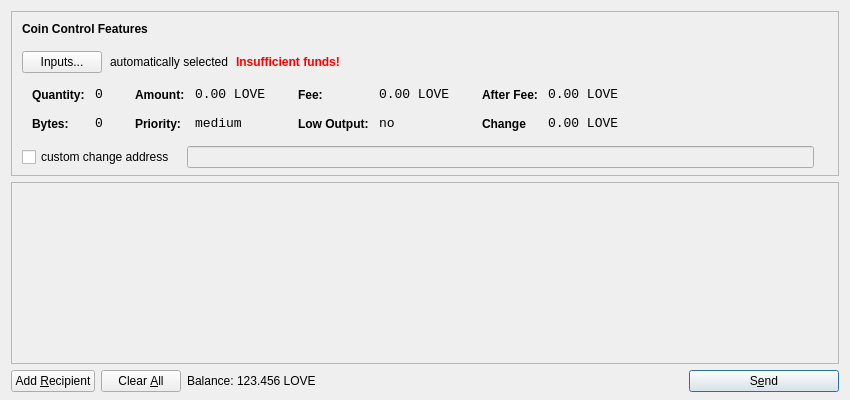
<?xml version="1.0" encoding="UTF-8"?>
<ui version="4.0">
 <class>SendCoinsDialog</class>
 <widget class="QDialog" name="SendCoinsDialog">
  <property name="geometry">
   <rect>
    <x>0</x>
    <y>0</y>
    <width>850</width>
    <height>400</height>
   </rect>
  </property>
  <property name="windowTitle">
   <string>Send Coins</string>
  </property>
  <layout class="QVBoxLayout" name="verticalLayout" stretch="0,1,0">
   <property name="bottomMargin">
    <number>8</number>
   </property>
   <item>
    <widget class="QFrame" name="frameCoinControl">
     <property name="sizePolicy">
      <sizepolicy hsizetype="Expanding" vsizetype="Expanding">
       <horstretch>0</horstretch>
       <verstretch>0</verstretch>
      </sizepolicy>
     </property>
     <property name="maximumSize">
      <size>
       <width>16777215</width>
       <height>16777215</height>
      </size>
     </property>
     <property name="frameShape">
      <enum>QFrame::StyledPanel</enum>
     </property>
     <property name="frameShadow">
      <enum>QFrame::Sunken</enum>
     </property>
     <layout class="QVBoxLayout" name="verticalLayoutCoinControl2">
      <property name="spacing">
       <number>-1</number>
      </property>
      <property name="leftMargin">
       <number>0</number>
      </property>
      <property name="topMargin">
       <number>0</number>
      </property>
      <property name="rightMargin">
       <number>0</number>
      </property>
      <property name="bottomMargin">
       <number>6</number>
      </property>
      <item>
       <layout class="QVBoxLayout" name="verticalLayoutCoinControl" stretch="0,0,0,0,1">
        <property name="spacing">
         <number>0</number>
        </property>
        <property name="leftMargin">
         <number>10</number>
        </property>
        <property name="topMargin">
         <number>10</number>
        </property>
        <item>
         <layout class="QHBoxLayout" name="horizontalLayoutCoinControl1">
          <property name="bottomMargin">
           <number>15</number>
          </property>
          <item>
           <widget class="QLabel" name="labelCoinControlFeatures">
            <property name="sizePolicy">
             <sizepolicy hsizetype="Preferred" vsizetype="Maximum">
              <horstretch>0</horstretch>
              <verstretch>0</verstretch>
             </sizepolicy>
            </property>
            <property name="font">
             <font>
              <weight>75</weight>
              <bold>true</bold>
             </font>
            </property>
            <property name="styleSheet">
             <string notr="true">font-weight:bold;</string>
            </property>
            <property name="text">
             <string>Coin Control Features</string>
            </property>
           </widget>
          </item>
         </layout>
        </item>
        <item>
         <layout class="QHBoxLayout" name="horizontalLayoutCoinControl2" stretch="0,0,0,0">
          <property name="spacing">
           <number>8</number>
          </property>
          <property name="bottomMargin">
           <number>10</number>
          </property>
          <item>
           <widget class="QPushButton" name="pushButtonCoinControl">
            <property name="styleSheet">
             <string notr="true"/>
            </property>
            <property name="text">
             <string>Inputs...</string>
            </property>
           </widget>
          </item>
          <item>
           <widget class="QLabel" name="labelCoinControlAutomaticallySelected">
            <property name="text">
             <string>automatically selected</string>
            </property>
            <property name="margin">
             <number>5</number>
            </property>
           </widget>
          </item>
          <item>
           <widget class="QLabel" name="labelCoinControlInsuffFunds">
            <property name="font">
             <font>
              <weight>75</weight>
              <bold>true</bold>
             </font>
            </property>
            <property name="styleSheet">
             <string notr="true">color:red;font-weight:bold;</string>
            </property>
            <property name="text">
             <string>Insufficient funds!</string>
            </property>
            <property name="margin">
             <number>5</number>
            </property>
           </widget>
          </item>
          <item>
           <spacer name="horizontalSpacerCoinControl">
            <property name="orientation">
             <enum>Qt::Horizontal</enum>
            </property>
            <property name="sizeHint" stdset="0">
             <size>
              <width>40</width>
              <height>1</height>
             </size>
            </property>
           </spacer>
          </item>
         </layout>
        </item>
        <item>
         <widget class="QWidget" name="widgetCoinControl" native="true">
          <property name="sizePolicy">
           <sizepolicy hsizetype="Preferred" vsizetype="Preferred">
            <horstretch>0</horstretch>
            <verstretch>0</verstretch>
           </sizepolicy>
          </property>
          <property name="minimumSize">
           <size>
            <width>0</width>
            <height>0</height>
           </size>
          </property>
          <property name="styleSheet">
           <string notr="true"/>
          </property>
          <layout class="QHBoxLayout" name="horizontalLayoutCoinControl5">
           <property name="margin">
            <number>0</number>
           </property>
           <item>
            <layout class="QHBoxLayout" name="horizontalLayoutCoinControl3" stretch="0,0,0,1">
             <property name="spacing">
              <number>20</number>
             </property>
             <property name="topMargin">
              <number>0</number>
             </property>
             <property name="bottomMargin">
              <number>10</number>
             </property>
             <item>
              <layout class="QFormLayout" name="formLayoutCoinControl1">
               <property name="horizontalSpacing">
                <number>10</number>
               </property>
               <property name="verticalSpacing">
                <number>14</number>
               </property>
               <property name="leftMargin">
                <number>10</number>
               </property>
               <property name="topMargin">
                <number>4</number>
               </property>
               <property name="rightMargin">
                <number>6</number>
               </property>
               <item row="0" column="0">
                <widget class="QLabel" name="labelCoinControlQuantityText">
                 <property name="styleSheet">
                  <string notr="true">font-weight:bold;</string>
                 </property>
                 <property name="text">
                  <string>Quantity:</string>
                 </property>
                 <property name="margin">
                  <number>0</number>
                 </property>
                </widget>
               </item>
               <item row="0" column="1">
                <widget class="QLabel" name="labelCoinControlQuantity">
                 <property name="font">
                  <font>
                   <family>Monospace</family>
                   <pointsize>10</pointsize>
                  </font>
                 </property>
                 <property name="cursor">
                  <cursorShape>IBeamCursor</cursorShape>
                 </property>
                 <property name="contextMenuPolicy">
                  <enum>Qt::ActionsContextMenu</enum>
                 </property>
                 <property name="text">
                  <string>0</string>
                 </property>
                 <property name="margin">
                  <number>0</number>
                 </property>
                 <property name="textInteractionFlags">
                  <set>Qt::LinksAccessibleByMouse|Qt::TextSelectableByKeyboard|Qt::TextSelectableByMouse</set>
                 </property>
                </widget>
               </item>
               <item row="1" column="0">
                <widget class="QLabel" name="labelCoinControlBytesText">
                 <property name="styleSheet">
                  <string notr="true">font-weight:bold;</string>
                 </property>
                 <property name="text">
                  <string>Bytes:</string>
                 </property>
                </widget>
               </item>
               <item row="1" column="1">
                <widget class="QLabel" name="labelCoinControlBytes">
                 <property name="font">
                  <font>
                   <family>Monospace</family>
                   <pointsize>10</pointsize>
                  </font>
                 </property>
                 <property name="cursor">
                  <cursorShape>IBeamCursor</cursorShape>
                 </property>
                 <property name="contextMenuPolicy">
                  <enum>Qt::ActionsContextMenu</enum>
                 </property>
                 <property name="text">
                  <string>0</string>
                 </property>
                 <property name="textInteractionFlags">
                  <set>Qt::LinksAccessibleByMouse|Qt::TextSelectableByKeyboard|Qt::TextSelectableByMouse</set>
                 </property>
                </widget>
               </item>
              </layout>
             </item>
             <item>
              <layout class="QFormLayout" name="formLayoutCoinControl2">
               <property name="horizontalSpacing">
                <number>10</number>
               </property>
               <property name="verticalSpacing">
                <number>14</number>
               </property>
               <property name="leftMargin">
                <number>6</number>
               </property>
               <property name="topMargin">
                <number>4</number>
               </property>
               <property name="rightMargin">
                <number>6</number>
               </property>
               <item row="0" column="0">
                <widget class="QLabel" name="labelCoinControlAmountText">
                 <property name="styleSheet">
                  <string notr="true">font-weight:bold;</string>
                 </property>
                 <property name="text">
                  <string>Amount:</string>
                 </property>
                 <property name="margin">
                  <number>0</number>
                 </property>
                </widget>
               </item>
               <item row="0" column="1">
                <widget class="QLabel" name="labelCoinControlAmount">
                 <property name="font">
                  <font>
                   <family>Monospace</family>
                   <pointsize>10</pointsize>
                  </font>
                 </property>
                 <property name="cursor">
                  <cursorShape>IBeamCursor</cursorShape>
                 </property>
                 <property name="contextMenuPolicy">
                  <enum>Qt::ActionsContextMenu</enum>
                 </property>
                 <property name="text">
                  <string>0.00 LOVE</string>
                 </property>
                 <property name="textInteractionFlags">
                  <set>Qt::LinksAccessibleByMouse|Qt::TextSelectableByKeyboard|Qt::TextSelectableByMouse</set>
                 </property>
                </widget>
               </item>
               <item row="1" column="0">
                <widget class="QLabel" name="labelCoinControlPriorityText">
                 <property name="styleSheet">
                  <string notr="true">font-weight:bold;</string>
                 </property>
                 <property name="text">
                  <string>Priority:</string>
                 </property>
                </widget>
               </item>
               <item row="1" column="1">
                <widget class="QLabel" name="labelCoinControlPriority">
                 <property name="font">
                  <font>
                   <family>Monospace</family>
                   <pointsize>10</pointsize>
                  </font>
                 </property>
                 <property name="cursor">
                  <cursorShape>IBeamCursor</cursorShape>
                 </property>
                 <property name="contextMenuPolicy">
                  <enum>Qt::ActionsContextMenu</enum>
                 </property>
                 <property name="text">
                  <string>medium</string>
                 </property>
                 <property name="textInteractionFlags">
                  <set>Qt::LinksAccessibleByMouse|Qt::TextSelectableByKeyboard|Qt::TextSelectableByMouse</set>
                 </property>
                </widget>
               </item>
              </layout>
             </item>
             <item>
              <layout class="QFormLayout" name="formLayoutCoinControl3">
               <property name="horizontalSpacing">
                <number>10</number>
               </property>
               <property name="verticalSpacing">
                <number>14</number>
               </property>
               <property name="leftMargin">
                <number>6</number>
               </property>
               <property name="topMargin">
                <number>4</number>
               </property>
               <property name="rightMargin">
                <number>6</number>
               </property>
               <item row="0" column="0">
                <widget class="QLabel" name="labelCoinControlFeeText">
                 <property name="styleSheet">
                  <string notr="true">font-weight:bold;</string>
                 </property>
                 <property name="text">
                  <string>Fee:</string>
                 </property>
                 <property name="margin">
                  <number>0</number>
                 </property>
                </widget>
               </item>
               <item row="0" column="1">
                <widget class="QLabel" name="labelCoinControlFee">
                 <property name="font">
                  <font>
                   <family>Monospace</family>
                   <pointsize>10</pointsize>
                  </font>
                 </property>
                 <property name="cursor">
                  <cursorShape>IBeamCursor</cursorShape>
                 </property>
                 <property name="contextMenuPolicy">
                  <enum>Qt::ActionsContextMenu</enum>
                 </property>
                 <property name="text">
                  <string>0.00 LOVE</string>
                 </property>
                 <property name="textInteractionFlags">
                  <set>Qt::LinksAccessibleByMouse|Qt::TextSelectableByKeyboard|Qt::TextSelectableByMouse</set>
                 </property>
                </widget>
               </item>
               <item row="1" column="0">
                <widget class="QLabel" name="labelCoinControlLowOutputText">
                 <property name="styleSheet">
                  <string notr="true">font-weight:bold;</string>
                 </property>
                 <property name="text">
                  <string>Low Output:</string>
                 </property>
                </widget>
               </item>
               <item row="1" column="1">
                <widget class="QLabel" name="labelCoinControlLowOutput">
                 <property name="font">
                  <font>
                   <family>Monospace</family>
                   <pointsize>10</pointsize>
                  </font>
                 </property>
                 <property name="cursor">
                  <cursorShape>IBeamCursor</cursorShape>
                 </property>
                 <property name="contextMenuPolicy">
                  <enum>Qt::ActionsContextMenu</enum>
                 </property>
                 <property name="text">
                  <string>no</string>
                 </property>
                 <property name="textInteractionFlags">
                  <set>Qt::LinksAccessibleByMouse|Qt::TextSelectableByKeyboard|Qt::TextSelectableByMouse</set>
                 </property>
                </widget>
               </item>
              </layout>
             </item>
             <item>
              <layout class="QFormLayout" name="formLayoutCoinControl4">
               <property name="horizontalSpacing">
                <number>10</number>
               </property>
               <property name="verticalSpacing">
                <number>14</number>
               </property>
               <property name="leftMargin">
                <number>6</number>
               </property>
               <property name="topMargin">
                <number>4</number>
               </property>
               <property name="rightMargin">
                <number>6</number>
               </property>
               <item row="0" column="0">
                <widget class="QLabel" name="labelCoinControlAfterFeeText">
                 <property name="styleSheet">
                  <string notr="true">font-weight:bold;</string>
                 </property>
                 <property name="text">
                  <string>After Fee:</string>
                 </property>
                 <property name="margin">
                  <number>0</number>
                 </property>
                </widget>
               </item>
               <item row="0" column="1">
                <widget class="QLabel" name="labelCoinControlAfterFee">
                 <property name="font">
                  <font>
                   <family>Monospace</family>
                   <pointsize>10</pointsize>
                  </font>
                 </property>
                 <property name="cursor">
                  <cursorShape>IBeamCursor</cursorShape>
                 </property>
                 <property name="contextMenuPolicy">
                  <enum>Qt::ActionsContextMenu</enum>
                 </property>
                 <property name="text">
                  <string>0.00 LOVE</string>
                 </property>
                 <property name="textInteractionFlags">
                  <set>Qt::LinksAccessibleByMouse|Qt::TextSelectableByKeyboard|Qt::TextSelectableByMouse</set>
                 </property>
                </widget>
               </item>
               <item row="1" column="0">
                <widget class="QLabel" name="labelCoinControlChangeText">
                 <property name="styleSheet">
                  <string notr="true">font-weight:bold;</string>
                 </property>
                 <property name="text">
                  <string>Change</string>
                 </property>
                </widget>
               </item>
               <item row="1" column="1">
                <widget class="QLabel" name="labelCoinControlChange">
                 <property name="font">
                  <font>
                   <family>Monospace</family>
                   <pointsize>10</pointsize>
                  </font>
                 </property>
                 <property name="cursor">
                  <cursorShape>IBeamCursor</cursorShape>
                 </property>
                 <property name="contextMenuPolicy">
                  <enum>Qt::ActionsContextMenu</enum>
                 </property>
                 <property name="text">
                  <string>0.00 LOVE</string>
                 </property>
                 <property name="textInteractionFlags">
                  <set>Qt::LinksAccessibleByMouse|Qt::TextSelectableByKeyboard|Qt::TextSelectableByMouse</set>
                 </property>
                </widget>
               </item>
              </layout>
             </item>
            </layout>
           </item>
          </layout>
         </widget>
        </item>
        <item>
         <layout class="QHBoxLayout" name="horizontalLayoutCoinControl4" stretch="0,0,0">
          <property name="spacing">
           <number>12</number>
          </property>
          <property name="sizeConstraint">
           <enum>QLayout::SetDefaultConstraint</enum>
          </property>
          <property name="topMargin">
           <number>5</number>
          </property>
          <property name="rightMargin">
           <number>5</number>
          </property>
          <item>
           <widget class="QCheckBox" name="checkBoxCoinControlChange">
            <property name="text">
             <string>custom change address</string>
            </property>
           </widget>
          </item>
          <item>
           <widget class="QLineEdit" name="lineEditCoinControlChange">
            <property name="enabled">
             <bool>false</bool>
            </property>
            <property name="sizePolicy">
             <sizepolicy hsizetype="Expanding" vsizetype="Fixed">
              <horstretch>0</horstretch>
              <verstretch>0</verstretch>
             </sizepolicy>
            </property>
           </widget>
          </item>
          <item>
           <widget class="QLabel" name="labelCoinControlChangeLabel">
            <property name="sizePolicy">
             <sizepolicy hsizetype="Preferred" vsizetype="Expanding">
              <horstretch>0</horstretch>
              <verstretch>0</verstretch>
             </sizepolicy>
            </property>
            <property name="minimumSize">
             <size>
              <width>0</width>
              <height>0</height>
             </size>
            </property>
            <property name="text">
             <string/>
            </property>
            <property name="margin">
             <number>3</number>
            </property>
           </widget>
          </item>
         </layout>
        </item>
        <item>
         <spacer name="verticalSpacerCoinControl">
          <property name="orientation">
           <enum>Qt::Vertical</enum>
          </property>
          <property name="sizeHint" stdset="0">
           <size>
            <width>800</width>
            <height>1</height>
           </size>
          </property>
         </spacer>
        </item>
       </layout>
      </item>
     </layout>
    </widget>
   </item>
   <item>
    <widget class="QScrollArea" name="scrollArea">
     <property name="widgetResizable">
      <bool>true</bool>
     </property>
     <widget class="QWidget" name="scrollAreaWidgetContents">
      <property name="geometry">
       <rect>
        <x>0</x>
        <y>0</y>
        <width>830</width>
        <height>165</height>
       </rect>
      </property>
      <layout class="QVBoxLayout" name="verticalLayout_2">
       <property name="margin">
        <number>0</number>
       </property>
       <item>
        <layout class="QVBoxLayout" name="entries">
         <property name="spacing">
          <number>6</number>
         </property>
        </layout>
       </item>
       <item>
        <spacer name="verticalSpacer">
         <property name="orientation">
          <enum>Qt::Vertical</enum>
         </property>
         <property name="sizeHint" stdset="0">
          <size>
           <width>20</width>
           <height>40</height>
          </size>
         </property>
        </spacer>
       </item>
      </layout>
     </widget>
    </widget>
   </item>
   <item>
    <layout class="QHBoxLayout" name="horizontalLayout">
     <item>
      <widget class="QPushButton" name="addButton">
       <property name="toolTip">
        <string>Send to multiple recipients at once</string>
       </property>
       <property name="text">
        <string>Add &amp;Recipient</string>
       </property>
       <property name="icon">
        <iconset resource="../bitcoin.qrc">
         <normaloff>:/icons/add</normaloff>:/icons/add</iconset>
       </property>
       <property name="autoDefault">
        <bool>false</bool>
       </property>
      </widget>
     </item>
     <item>
      <widget class="QPushButton" name="clearButton">
       <property name="sizePolicy">
        <sizepolicy hsizetype="Minimum" vsizetype="Fixed">
         <horstretch>0</horstretch>
         <verstretch>0</verstretch>
        </sizepolicy>
       </property>
       <property name="toolTip">
        <string>Remove all transaction fields</string>
       </property>
       <property name="text">
        <string>Clear &amp;All</string>
       </property>
       <property name="icon">
        <iconset resource="../bitcoin.qrc">
         <normaloff>:/icons/remove</normaloff>:/icons/remove</iconset>
       </property>
       <property name="autoRepeatDelay">
        <number>300</number>
       </property>
       <property name="autoDefault">
        <bool>false</bool>
       </property>
      </widget>
     </item>
     <item>
      <layout class="QHBoxLayout" name="horizontalLayout_2">
       <property name="spacing">
        <number>3</number>
       </property>
       <item>
        <widget class="QLabel" name="label">
         <property name="sizePolicy">
          <sizepolicy hsizetype="Preferred" vsizetype="Fixed">
           <horstretch>0</horstretch>
           <verstretch>0</verstretch>
          </sizepolicy>
         </property>
         <property name="text">
          <string>Balance:</string>
         </property>
        </widget>
       </item>
       <item>
        <widget class="QLabel" name="labelBalance">
         <property name="sizePolicy">
          <sizepolicy hsizetype="Preferred" vsizetype="Fixed">
           <horstretch>0</horstretch>
           <verstretch>0</verstretch>
          </sizepolicy>
         </property>
         <property name="cursor">
          <cursorShape>IBeamCursor</cursorShape>
         </property>
         <property name="text">
          <string>123.456 LOVE</string>
         </property>
         <property name="textInteractionFlags">
          <set>Qt::LinksAccessibleByMouse|Qt::TextSelectableByKeyboard|Qt::TextSelectableByMouse</set>
         </property>
        </widget>
       </item>
      </layout>
     </item>
     <item>
      <spacer name="horizontalSpacer">
       <property name="orientation">
        <enum>Qt::Horizontal</enum>
       </property>
       <property name="sizeHint" stdset="0">
        <size>
         <width>40</width>
         <height>20</height>
        </size>
       </property>
      </spacer>
     </item>
     <item>
      <widget class="QPushButton" name="sendButton">
       <property name="minimumSize">
        <size>
         <width>150</width>
         <height>0</height>
        </size>
       </property>
       <property name="toolTip">
        <string>Confirm the send action</string>
       </property>
       <property name="text">
        <string>S&amp;end</string>
       </property>
       <property name="icon">
        <iconset resource="../bitcoin.qrc">
         <normaloff>:/icons/send</normaloff>:/icons/send</iconset>
       </property>
       <property name="default">
        <bool>true</bool>
       </property>
      </widget>
     </item>
    </layout>
   </item>
  </layout>
 </widget>
 <resources>
  <include location="../bitcoin.qrc"/>
 </resources>
 <connections/>
</ui>
